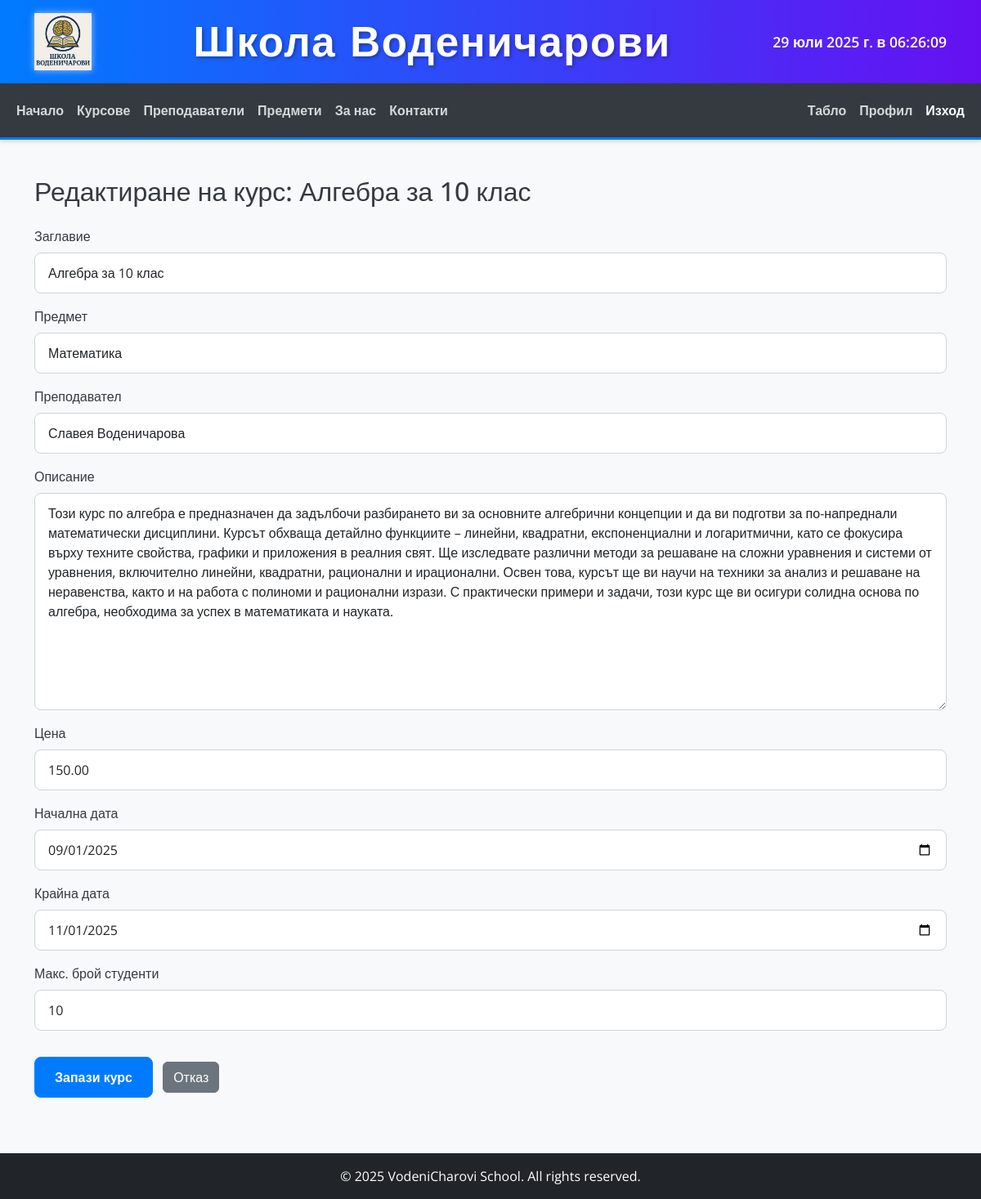
/courses/2/edit/ (signed in), run on the app's committed database.
### courses/models.py (models this page shows, shortened)
class Course(models.Model):
    title = models.CharField(
        max_length=100,
        verbose_name="Заглавие на курса"
    )
    subject = models.ForeignKey(
        Subject,
        on_delete=models.CASCADE,
        related_name='courses',
        verbose_name="Предмет"
    )
    teacher = models.ForeignKey(
        Teacher,
        on_delete=models.CASCADE,
        related_name='courses_taught',
        verbose_name="Преподавател"
    )
    description = models.TextField(
        verbose_name="Описание на курса"
    )
    price = models.DecimalField(
        max_digits=8,
        decimal_places=2,
        verbose_name="Цена"
    )
    start_date = models.DateField(
        verbose_name="Начална дата"
    )
    end_date = models.DateField(
        verbose_name="Крайна дата"
    )
    max_students = models.PositiveIntegerField(
        default=10,
        verbose_name="Макс. брой студенти"
    )
    class Meta:
        ordering = ['start_date', 'title']
        verbose_name = "Курс"
        verbose_name_plural = "Курсове"

### courses/views.py (the view)
# urls.py: path('<int:pk>/edit/', CourseUpdateView.as_view(), name='course_update'),
class CourseUpdateView(PermissionRequiredMixin, UpdateView):
    model = Course
    form_class = CourseForm
    template_name = 'courses/course_form.html'
    success_url = reverse_lazy('course_list')
    permission_required = 'courses.change_course'
    def get_context_data(self, **kwargs):
        context = super().get_context_data(**kwargs)
        context['form_title'] = f'Редактиране на курс: {self.object.title}'
        return context

### courses/forms.py (shortened to what this page needs)
class CourseForm(forms.ModelForm):
    class Meta:
        model = Course
        fields = [
            'title', 'subject', 'teacher', 'description',
            'price', 'start_date', 'end_date', 'max_students'
        ]
        labels = {
            'title': 'Заглавие',
            'subject': 'Предмет',
            'teacher': 'Преподавател',
            'description': 'Описание',
            'price': 'Цена',
            'start_date': 'Начална дата',
            'end_date': 'Крайна дата',
            'max_students': 'Макс. брой студенти',
        }
        widgets = {
            'start_date': forms.DateInput(attrs={'type': 'date', 'class': 'form-control'}),
            'end_date': forms.DateInput(attrs={'type': 'date', 'class': 'form-control'}),
        }
    def __init__(self, *args, **kwargs):
        super().__init__(*args, **kwargs)
        for field in self.fields.values():
            field.widget.attrs.setdefault('class', 'form-control')

### subjects/models.py (called while the page is built)
    def __str__(self):
        return self.name

### teachers/models.py (called while the page is built)
    def __str__(self):
        return f"{self.first_name} {self.last_name}"

### templates/courses/course_form.html (shortened to what this page needs)
{% extends 'base.html' %}
{% block content %}
    <h2 class="mb-4">{{ form_title }}</h2>
    <form method="post">
        {% for field in form %}
            <div class="mb-3">
                <label for="{{ field.id_for_label }}" class="form-label">{{ field.label }}</label>
                {{ field }}
            </div>
        {% endfor %}
        <button type="submit" class="btn btn-primary mt-3">Запази курс</button>
        <a href="{% url 'course_list' %}" class="btn btn-secondary mt-3 ms-2">Отказ</a>
    </form>
{% endblock %}

### static/css/style.css (style rules this page uses)
body { font-family: 'Open Sans', sans-serif; background-color: #f8f9fa; color: #343a40; }
.form-control { border-radius: 0.5rem; border: 1px solid #ced4da; padding: 0.75rem 1rem; font-size: 1rem; }
.btn-primary { background-color: #007bff; border-color: #007bff; border-radius: 0.5rem; padding: 0.75rem 1.5rem; font-weight: 600; transition: background-color 0.3s ease, border-color 0.3s ease; }

### data on the page
Course: form "Алгебра за 10 клас" "Математика" "Славея Воденичарова" "Този курс по алгебра е предназначен да задълбочи разбирането ви за основните алгебрични концепции и да ви подготви за по-напреднали математически дисциплини. Курсът обхваща детайлно функциите – линейни, квадратни, експоненциални и логаритмични, като се фокусира върху техните свойства, графики и приложения в реалния свят. Ще изследвате различни методи за решаване на сложни уравнения и системи от уравнения, включително линейни, квадратни, рационални и ирационални. Освен това, курсът ще ви научи на техники за анализ и решаване на неравенства, както и на работа с полиноми и рационални изрази. С практически примери и задачи, този курс ще ви осигури солидна основа по алгебра, необходима за успех…" "150.00" "09/01/2025" "11/01/2025" "10"

### other printed values
{{ field.label }} "Заглавие" "Предмет" "Преподавател" "Описание" "Цена" "Начална дата" "Крайна дата" "Макс. брой студенти"
